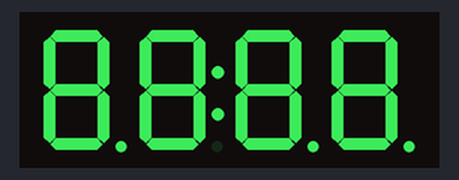
The sketch below on a simulated Arduino Uno, built with avr-gcc and run on an emulated ATmega328P. Shown: 4-digit seven-segment display. What the sketch prints to the serial monitor is not drawn.

Above: at 0.6 s.

The sketch:

day-16_fancy_display.ino
```cpp
#include <TM1637Display.h>

// NOTE: requires external library: ../../assets/7SEG-TM1637-HERO.zip

// CONFIG

#define PIN_CLOCK 6
#define PIN_DISPLAY_IO 5

// DATA

const uint8_t CHAR_NONE = 0x00;
const uint8_t CHAR_ALL = 0xff;

const uint8_t CHAR_0 = SEG_A | SEG_B | SEG_C | SEG_D | SEG_E | SEG_F;
const uint8_t CHAR_1 = SEG_B | SEG_C;
const uint8_t CHAR_2 = SEG_A | SEG_B | SEG_D | SEG_E | SEG_G;
const uint8_t CHAR_3 = SEG_A | SEG_B | SEG_C | SEG_D | SEG_G;
const uint8_t CHAR_4 = SEG_B | SEG_C | SEG_F | SEG_G;
const uint8_t CHAR_5 = SEG_A | SEG_C | SEG_D | SEG_F | SEG_G;
const uint8_t CHAR_6 = SEG_A | SEG_C | SEG_D | SEG_E | SEG_F | SEG_G;
const uint8_t CHAR_7 = SEG_A | SEG_B | SEG_C;
const uint8_t CHAR_8 = SEG_A | SEG_B | SEG_C | SEG_D | SEG_E | SEG_F | SEG_G;
const uint8_t CHAR_9 = SEG_A | SEG_B | SEG_C | SEG_D | SEG_F | SEG_G;
const uint8_t CHAR_A = SEG_A | SEG_B | SEG_C | SEG_E | SEG_F | SEG_G;
const uint8_t CHAR_b = SEG_C | SEG_D | SEG_E | SEG_F | SEG_G;
const uint8_t CHAR_c = SEG_D | SEG_E | SEG_G;
const uint8_t CHAR_d = SEG_B | SEG_C | SEG_D | SEG_E | SEG_G;
const uint8_t CHAR_E = SEG_A | SEG_D | SEG_E | SEG_F | SEG_G;
const uint8_t CHAR_F = SEG_A | SEG_E | SEG_F | SEG_G;

const uint8_t CHAR_o = SEG_C | SEG_D | SEG_E | SEG_G;
const uint8_t CHAR_n = SEG_C | SEG_E | SEG_G;


const uint8_t ALL_ON[] = {CHAR_ALL, CHAR_ALL, CHAR_ALL, CHAR_ALL};
const uint8_t BLANK[] = {CHAR_NONE, CHAR_NONE, CHAR_NONE, CHAR_NONE};
const uint8_t DONE[] = {CHAR_d, CHAR_o, CHAR_n, CHAR_E};

TM1637Display displayPad = TM1637Display(PIN_CLOCK, PIN_DISPLAY_IO);

// SETUP AND MAIN LOOP

void setup() {
  Serial.begin(115200);
  displayPad.clear();
  delay(500);
  displayPad.setBrightness(7);
  displayPad.setSegments(ALL_ON);
  delay(500);
  displayPad.clear();
  delay(500);
  Serial.println("setup complete");
}

void loop() {
  Serial.println("starting count sequence");
  for (int i = 0; i < 10000; ++i) {
    displayPad.showNumberDec(i);
  }
  delay(500);
  displayPad.clear();
  delay(250);
  displayPad.setSegments(DONE);
  delay(2000);
}
```

Measured:
- what the display in image 0 shows lasts 0.6 s, from 0.5 s to 1.1 s
